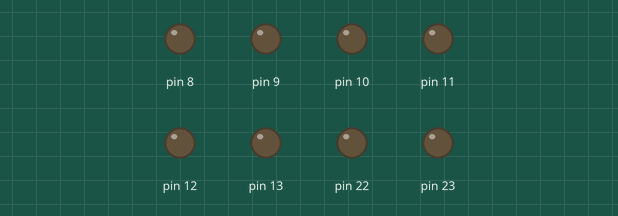
Simulated run of this sketch. Board: Arduino Uno, built with avr-gcc and run on an emulated ATmega328P. Shown: output pins drawn as LEDs (lit = HIGH).

Above: at 0.8 s.
At 129.1 s:
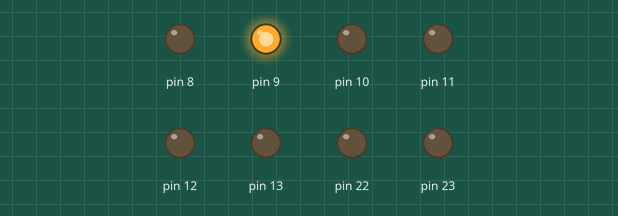
Timing chart, 0 to 130.0 s (numbered marks = the images above):
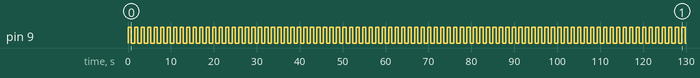

The sketch:

Prac2_d.ino
```cpp
// d) Rutina de tiempo de 0.5s - se hace parpadear 1 LED a 1Hz.

void setup()
{
DDRB = DDRB | B11111111; // Data Direction Register B: Inputs 0-6, Output 7
}

void loop()
{
asm (
"inicio: \n\t"
"sbi 0x05,0x01 \n\t"
"call tiempo \n\t"
"cbi 0x05,0x01 \n\t"
"call tiempo \n\t"
"jmp main \n\t"

"tiempo: \n\t"
"LDI r22, 62 \n\t"
"LOOP_3: \n\t"
"LDI r21, 255 \n\t"
"LOOP_2: \n\t"
"LDI r20, 255 \n\t"
"LOOP_1: \n\t"
"DEC r20 \n\t"
"BRNE LOOP_1 \n\t"
"DEC r21 \n\t"
"BRNE LOOP_2 \n\t"
"DEC r22 \n\t"
"BRNE LOOP_3 \n\t"
"ret \n\t"
);

}
```

Measured:
- by itself, pin 9: alternates HIGH for 0.76 s and LOW for 0.76 s
